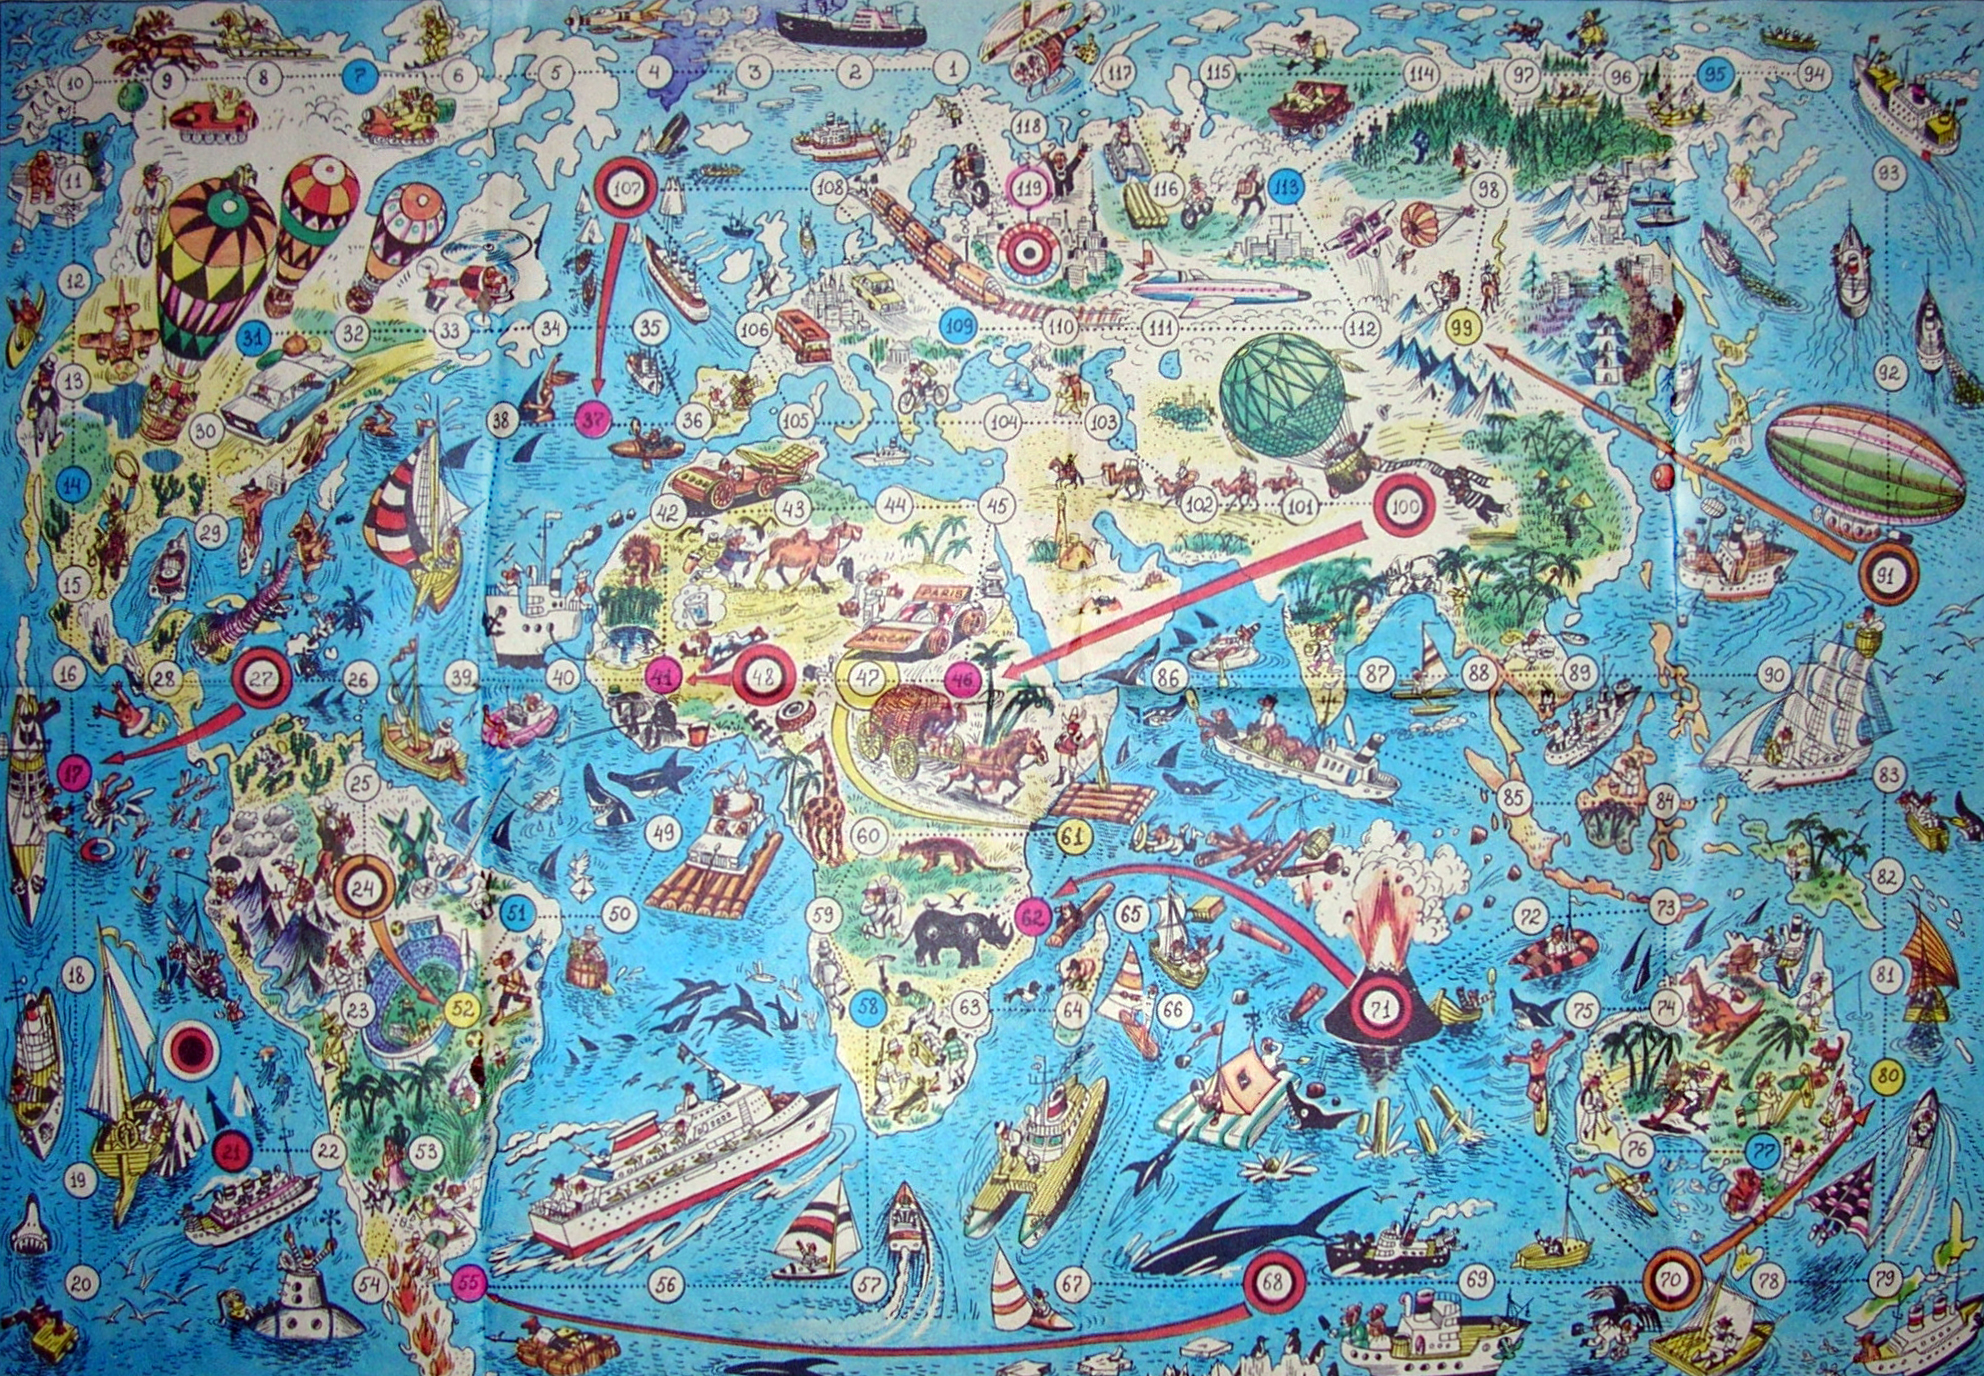

A level layout from a 2D game, rendered from its tile map. Below: a short description, then the map file with tile-grid data replaced by summaries:
An orthogonal 62x43 tile map with 32x32 px tiles, 1 tile layer (GameMap).

<map version="1.0" orientation="orthogonal" renderorder="left-up" width="62" height="43" tilewidth="32" tileheight="32">
 <tileset firstgid="1" name="map_game" tilewidth="32" tileheight="32">
  <image source="map_game.jpg" width="1991" height="1384" />
  <terraintypes>
   <terrain name="Новый участок" tile="-1" />
  </terraintypes>
 </tileset>
 <layer name="GameMap" width="62" height="43">
  <data>[2666 cells, 2666 non-empty, 2666 distinct tile ids]</data>
 </layer>
</map>